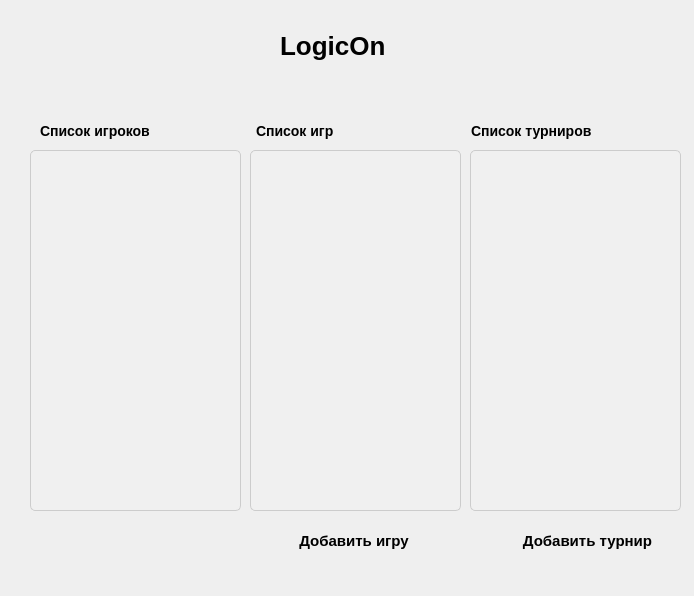
<?xml version="1.0" encoding="UTF-8"?>
<ui version="4.0">
 <class>Dialog</class>
 <widget class="QDialog" name="Dialog">
  <property name="geometry">
   <rect>
    <x>0</x>
    <y>0</y>
    <width>694</width>
    <height>596</height>
   </rect>
  </property>
  <property name="windowTitle">
   <string>Dialog</string>
  </property>
  <property name="styleSheet">
   <string notr="true">QDiaog {
    background-color: #F0F0F0; /* Цвет фона */}

QLabel {
    font-size: 14px; /* size of label text */
    font-weight: bold; /* bold label text */
}

QLineEdit {
    border: 1px solid #ccc; /* light gray border for input fields */
    border-radius: 5px; /* rounded corners for input fields */
    padding: 5px; /* padding for input fields */
}

QPushButton {
    border: none; /* no border for buttons */
    border-radius: 5px; /* rounded corners for buttons */
    padding: 10px 20px; /* padding for buttons */
}

QPushButton:hover {
    background-color: #f0f0f0; /* light gray background on hover */
}

QPushButton:pressed {
    background-color: #d0d0d0; /* dark gray background on press */
}</string>
  </property>
  <widget class="QLabel" name="label_4">
   <property name="geometry">
    <rect>
     <x>280</x>
     <y>20</y>
     <width>221</width>
     <height>51</height>
    </rect>
   </property>
   <property name="font">
    <font>
     <pointsize>-1</pointsize>
     <bold>true</bold>
    </font>
   </property>
   <property name="styleSheet">
    <string notr="true">QLabel {
    font-size: 26px; /* size of label text */
    font-weight: bold; /* bold label text */
}
</string>
   </property>
   <property name="text">
    <string>LogicOn</string>
   </property>
  </widget>
  <widget class="QPushButton" name="login_button">
   <property name="geometry">
    <rect>
     <x>30</x>
     <y>20</y>
     <width>52</width>
     <height>48</height>
    </rect>
   </property>
   <property name="text">
    <string/>
   </property>
   <property name="icon">
    <iconset>
     <normaloff>../images/67346.png</normaloff>../images/67346.png</iconset>
   </property>
   <property name="iconSize">
    <size>
     <width>40</width>
     <height>40</height>
    </size>
   </property>
   <property name="autoDefault">
    <bool>false</bool>
   </property>
   <property name="flat">
    <bool>true</bool>
   </property>
  </widget>
  <widget class="QListWidget" name="users_list">
   <property name="geometry">
    <rect>
     <x>30</x>
     <y>150</y>
     <width>211</width>
     <height>361</height>
    </rect>
   </property>
   <property name="styleSheet">
    <string notr="true">QListWidget {
    /* общий стиль списка */
    border: 1px solid #ccc;
    border-radius: 5px;
    background-color: #f0f0f0;
    padding: 5px;
}

QListWidget::item {
    /* стиль отдельного элемента списка */
    padding: 10px;
    border-bottom: 1px solid #ccc;
}

QListWidget::item:selected {
    /* стиль выделенного элемента списка */
    background-color: #0078ff;
    color: #ffffff;
}

QListWidget::item:hover {
    /* стиль элемента списка при наведении курсора */
    background-color: #f7f7f7;
}

QListWidget::item:disabled {
    /* стиль недоступного элемента списка */
    color: #808080;
}
</string>
   </property>
  </widget>
  <widget class="QListWidget" name="games_list">
   <property name="geometry">
    <rect>
     <x>250</x>
     <y>150</y>
     <width>211</width>
     <height>361</height>
    </rect>
   </property>
   <property name="styleSheet">
    <string notr="true">QListWidget {
    /* общий стиль списка */
    border: 1px solid #ccc;
    border-radius: 5px;
    background-color: #f0f0f0;
    padding: 5px;
}

QListWidget::item {
    /* стиль отдельного элемента списка */
    padding: 10px;
    border-bottom: 1px solid #ccc;
}

QListWidget::item:selected {
    /* стиль выделенного элемента списка */
    background-color: #0078ff;
    color: #ffffff;
}

QListWidget::item:hover {
    /* стиль элемента списка при наведении курсора */
    background-color: #f7f7f7;
}

QListWidget::item:disabled {
    /* стиль недоступного элемента списка */
    color: #808080;
}
</string>
   </property>
  </widget>
  <widget class="QListWidget" name="tournament_list">
   <property name="geometry">
    <rect>
     <x>470</x>
     <y>150</y>
     <width>211</width>
     <height>361</height>
    </rect>
   </property>
   <property name="styleSheet">
    <string notr="true">QListWidget {
    /* общий стиль списка */
    border: 1px solid #ccc;
    border-radius: 5px;
    background-color: #f0f0f0;
    padding: 5px;
}

QListWidget::item {
    /* стиль отдельного элемента списка */
    padding: 10px;
    border-bottom: 1px solid #ccc;
}

QListWidget::item:selected {
    /* стиль выделенного элемента списка */
    background-color: #0078ff;
    color: #ffffff;
}

QListWidget::item:hover {
    /* стиль элемента списка при наведении курсора */
    background-color: #f7f7f7;
}

QListWidget::item:disabled {
    /* стиль недоступного элемента списка */
    color: #808080;
}
</string>
   </property>
  </widget>
  <widget class="QWidget" name="layoutWidget">
   <property name="geometry">
    <rect>
     <x>40</x>
     <y>120</y>
     <width>641</width>
     <height>21</height>
    </rect>
   </property>
   <layout class="QHBoxLayout" name="horizontalLayout">
    <item>
     <widget class="QLabel" name="label">
      <property name="text">
       <string>Список игроков</string>
      </property>
     </widget>
    </item>
    <item>
     <widget class="QLabel" name="label_2">
      <property name="text">
       <string>Список игр</string>
      </property>
     </widget>
    </item>
    <item>
     <widget class="QLabel" name="label_3">
      <property name="text">
       <string>Список турниров</string>
      </property>
     </widget>
    </item>
   </layout>
  </widget>
  <widget class="QWidget" name="layoutWidget">
   <property name="geometry">
    <rect>
     <x>240</x>
     <y>520</y>
     <width>461</width>
     <height>42</height>
    </rect>
   </property>
   <layout class="QHBoxLayout" name="horizontalLayout_2">
    <item>
     <widget class="QPushButton" name="add_game_button">
      <property name="font">
       <font>
        <pointsize>11</pointsize>
        <bold>true</bold>
       </font>
      </property>
      <property name="text">
       <string>Добавить игру</string>
      </property>
      <property name="autoDefault">
       <bool>false</bool>
      </property>
      <property name="flat">
       <bool>false</bool>
      </property>
     </widget>
    </item>
    <item>
     <widget class="QPushButton" name="add_tournament_button">
      <property name="font">
       <font>
        <pointsize>11</pointsize>
        <bold>true</bold>
       </font>
      </property>
      <property name="text">
       <string>Добавить турнир</string>
      </property>
      <property name="autoDefault">
       <bool>false</bool>
      </property>
      <property name="flat">
       <bool>false</bool>
      </property>
     </widget>
    </item>
   </layout>
  </widget>
 </widget>
 <resources/>
 <connections/>
</ui>
